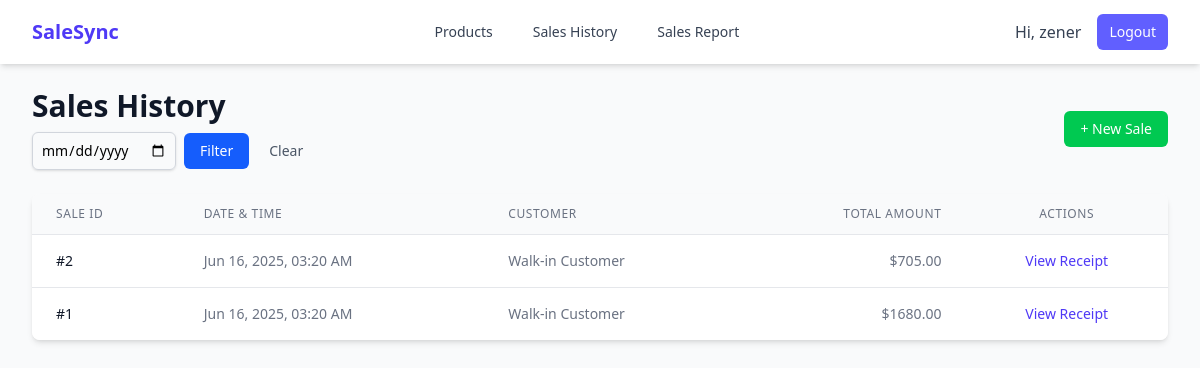
The app's page /sales/ (signed in) with its own data.
### core/models.py (models this page shows, shortened)
class Sale(models.Model):
    created_at = models.DateTimeField(auto_now_add=True)
    customer_name = models.CharField(max_length=200, blank=True)
    @property
    def total_amount(self):
        return self.saleitem_set.aggregate(
            total=Sum(F('quantity') * F('price'))
        )['total'] or 0

### core/views.py (the view)
# urls.py: path('sales/', core_views.sales_view, name='sales'),
@login_required
def sales_view(request):
    filter_date_str = request.GET.get('filter_date')
    sales_queryset = Sale.objects.all().order_by('-created_at')
    if filter_date_str:
        try:
            selected_date = datetime.strptime(filter_date_str, '%Y-%m-%d').date()
            sales_queryset = sales_queryset.filter(created_at__date=selected_date)
        except (ValueError, TypeError):
            pass
    context = {
        'sales': sales_queryset,
        'filter_date': filter_date_str,
    }
    return render(request, 'core/sales.html', context)

### core/templates/core/sales.html (shortened to what this page needs)
{% extends 'base.html' %}
{% block content %}
<div class="px-4 sm:px-0">
    <div class="flex flex-col md:flex-row md:items-center md:justify-between mb-6">
        <div class="flex-1 mb-4 md:mb-0">
            <h1 class="text-3xl font-bold text-gray-900">Sales History</h1>
            <form method="get" action="{% url 'sales' %}" class="mt-2 flex items-center space-x-2">
                <input
                    type="date"
                    name="filter_date"
                    value="{{ filter_date|default:'' }}"
                    class="p-2 border border-gray-300 rounded-md shadow-sm focus:ring-indigo-500 focus:border-indigo-500 text-sm">
                <button type="submit" class="bg-blue-600 text-white px-4 py-2 rounded-md text-sm font-medium hover:bg-blue-700">Filter</button>
                <a href="{% url 'sales' %}" class="text-gray-600 hover:text-gray-900 text-sm py-2 px-3 rounded-md hover:bg-gray-100">Clear</a>
            </form>
        </div>
        <div>
            <a href="{% url 'new_sale' %}" class="w-full md:w-auto inline-block text-center bg-green-500 text-white px-4 py-2 rounded-md text-sm font-medium hover:bg-green-600">+ New Sale</a>
        </div>
    </div>
    <div class="bg-white shadow-md rounded-lg overflow-hidden">
        <table class="min-w-full divide-y divide-gray-200">
            <thead class="bg-gray-50">
                <tr>
                    <th scope="col" class="px-6 py-3 text-left text-xs font-medium text-gray-500 uppercase tracking-wider">Sale ID</th>
                    <th scope="col" class="px-6 py-3 text-left text-xs font-medium text-gray-500 uppercase tracking-wider">Date & Time</th>
                    <th scope="col" class="px-6 py-3 text-left text-xs font-medium text-gray-500 uppercase tracking-wider">Customer</th>
                    <th scope="col" class="px-6 py-3 text-right text-xs font-medium text-gray-500 uppercase tracking-wider">Total Amount</th>
                    <th scope="col" class="px-6 py-3 text-center text-xs font-medium text-gray-500 uppercase tracking-wider">Actions</th>
                </tr>
            </thead>
            <tbody class="bg-white divide-y divide-gray-200">
                {% for sale in sales %}
                <tr>
                    <td class="px-6 py-4 whitespace-nowrap text-sm font-medium text-gray-900">#{{ sale.id }}</td>
                    <td class="px-6 py-4 whitespace-nowrap text-sm text-gray-500">{{ sale.created_at|date:"M d, Y, h:i A" }}</td>
                    <td class="px-6 py-4 whitespace-nowrap text-sm text-gray-500">{{ sale.customer_name|default:"N/A" }}</td>
                    <td class="px-6 py-4 whitespace-nowrap text-right text-sm text-gray-500">${{ sale.total_amount|floatformat:2 }}</td>
                    <td class="px-6 py-4 whitespace-nowrap text-center text-sm font-medium">
                        <a href="{% url 'sale_receipt' sale.id %}" class="text-indigo-600 hover:text-indigo-900">View Receipt</a>
                    </td>
                </tr>
                {% endfor %}
            </tbody>
        </table>
    </div>
</div>
{% endblock %}

### theme/templates/base.html (shortened to what this page needs)
{% load static tailwind_tags %}
<!DOCTYPE html>
<html lang="en">
<head>
    {% tailwind_css %}
</head>
<body class="bg-gray-50 font-sans antialiased">
    {% if user.is_authenticated %}
        <nav class="bg-white shadow-md no-print">
            <div class="max-w-7xl mx-auto px-4 sm:px-6 lg:px-8">
                <div class="flex items-center justify-between h-16">
                    <div class="flex-shrink-0">
                        <a href="{% url 'products' %}" class="font-bold text-xl text-indigo-600">SaleSync</a>
                    </div>
                    <div class="hidden md:block">
                        <div class="ml-10 flex items-baseline space-x-4">
                            <a href="{% url 'products' %}" class="text-gray-700 hover:bg-gray-200 hover:text-black px-3 py-2 rounded-md text-sm font-medium">Products</a>
                            <a href="{% url 'sales' %}" class="text-gray-700 hover:bg-gray-200 hover:text-black px-3 py-2 rounded-md text-sm font-medium">Sales History</a>
                            <a href="{% url 'sales_report' %}" class="text-gray-700 hover:bg-gray-200 hover:text-black px-3 py-2 rounded-md text-sm font-medium">Sales Report</a>
                        </div>
                    </div>
                    <div class="hidden md:flex items-center">
                        <span class="text-gray-700 mr-4">Hi, {{ user.username }}</span>
                        <form method="post" action="{% url 'logout' %}">
                            <button type="submit" class="bg-indigo-500 text-white px-3 py-2 rounded-md text-sm font-medium hover:bg-indigo-600">Logout</button>
                        </form>
                    </div>
                </div>
            </div>
        </nav>
    {% endif %}
    <main>
        <div class="max-w-7xl mx-auto py-6 sm:px-6 lg:px-8">
            {% block content %}
            {% endblock %}
        </div>
    </main>
</body>
</html>

### records on screen
Sale: id "2", created_at "Jun 16, 2025, 03:20 AM", customer_name "Walk-in Customer", total_amount "705.00"
Sale: id "1", created_at "Jun 16, 2025, 03:20 AM", customer_name "Walk-in Customer", total_amount "1680.00"

### other values on screen
{{ user.username }} "zener"
